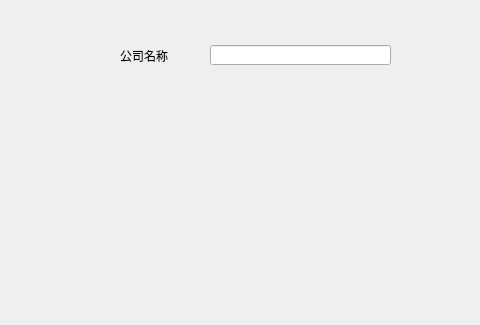
<?xml version="1.0" encoding="UTF-8"?>
<ui version="4.0">
 <class>Form</class>
 <widget class="QWidget" name="Form">
  <property name="geometry">
   <rect>
    <x>0</x>
    <y>0</y>
    <width>480</width>
    <height>325</height>
   </rect>
  </property>
  <property name="windowTitle">
   <string>Form</string>
  </property>
  <widget class="QLineEdit" name="lineEdit">
   <property name="geometry">
    <rect>
     <x>210</x>
     <y>45</y>
     <width>181</width>
     <height>20</height>
    </rect>
   </property>
   <property name="alignment">
    <set>Qt::AlignRight|Qt::AlignTrailing|Qt::AlignVCenter</set>
   </property>
  </widget>
  <widget class="QLabel" name="label">
   <property name="geometry">
    <rect>
     <x>120</x>
     <y>50</y>
     <width>54</width>
     <height>12</height>
    </rect>
   </property>
   <property name="text">
    <string>公司名称</string>
   </property>
  </widget>
 </widget>
 <resources/>
 <connections/>
</ui>
